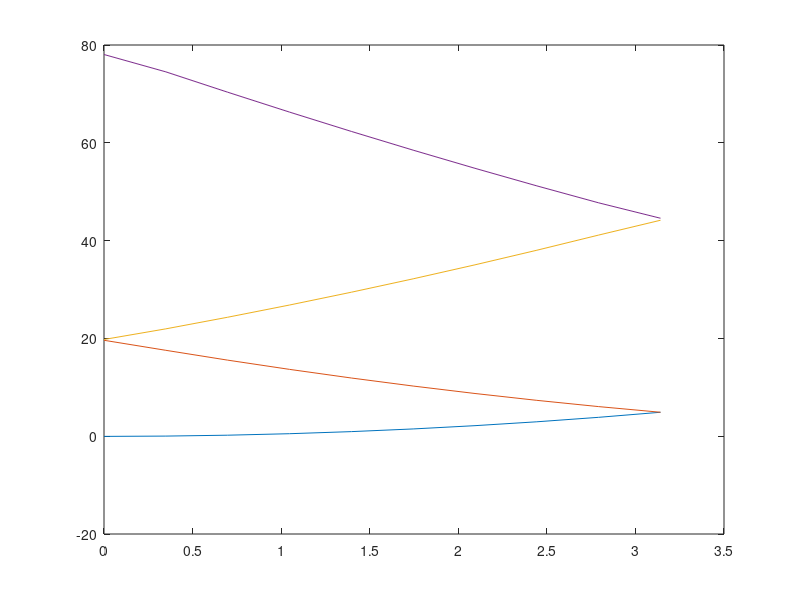

MATLAB code to generate this figure:
clear all;

N=9;
G=-(N-1)/2:(N-1)/2;
%G=[0:(N-1)/2 -(N-1)/2:-1]; %Alternate order of eigenvectors
G = G*2*pi;
k=0:pi/N:pi;

Vg = [2.8099  0.2685 0.1579 0.0486 -0.0323];
Vg = [Vg(5:-1:2) Vg];
%Vg(6:9) = Vg(5:-1:2); %Alternate order of eigenvectors
Vg = Vg*(1/(sqrt(2*pi)))*2.5;
for jj=1:N
   Vmat(jj,:) = circshift(Vg, jj-1, 2 ); 
end
ev = [];
for jj=1:length(k)
    Kmat = 0.5*(k(jj)+G).^2;
    Kmat = diag(Kmat)+Vmat;
    ev(jj,:) = sort(eig(Kmat));   
end

figure; plot(k, real(ev(:,1:4)))
